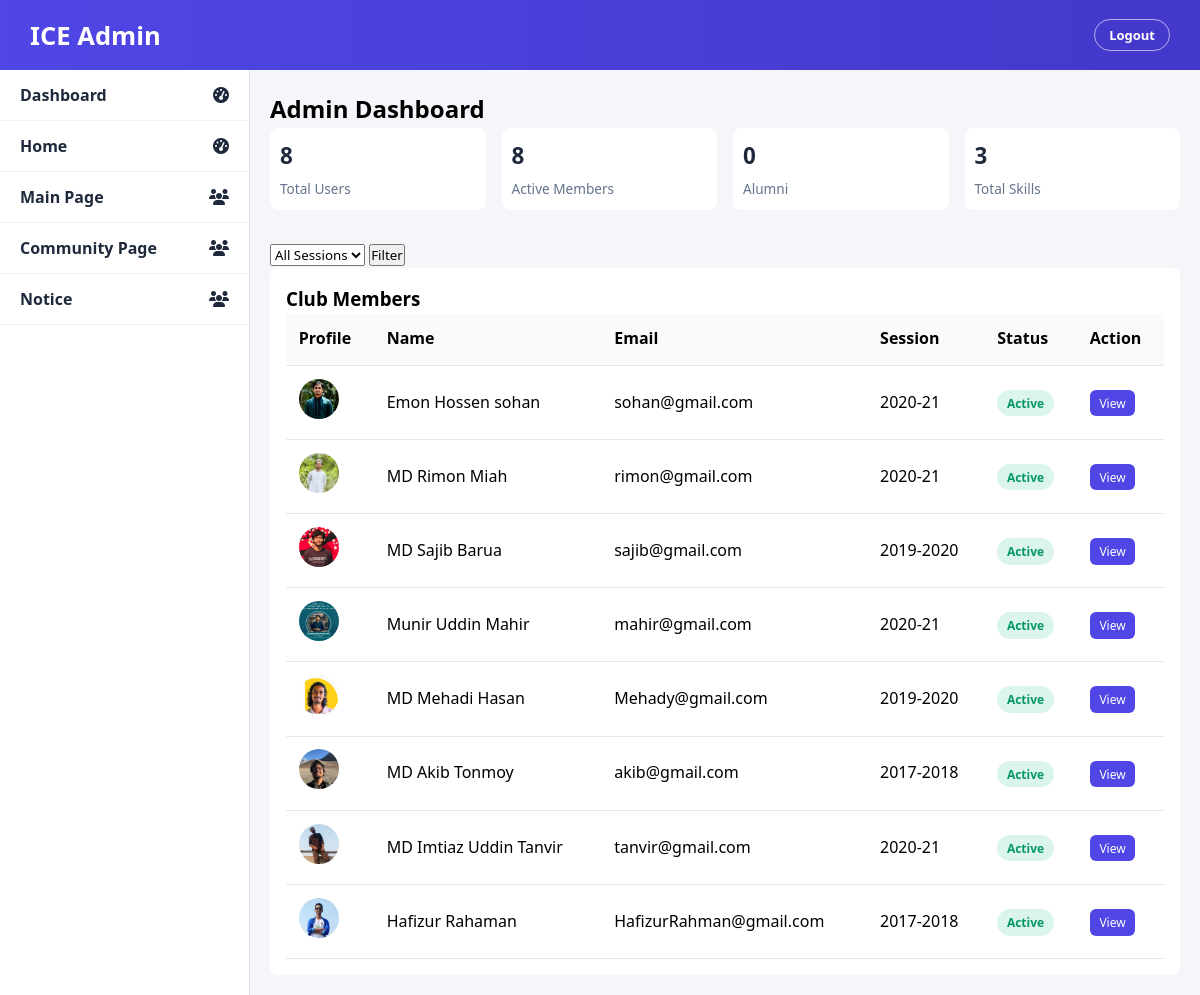
Page /admin_page on the earlier database version.
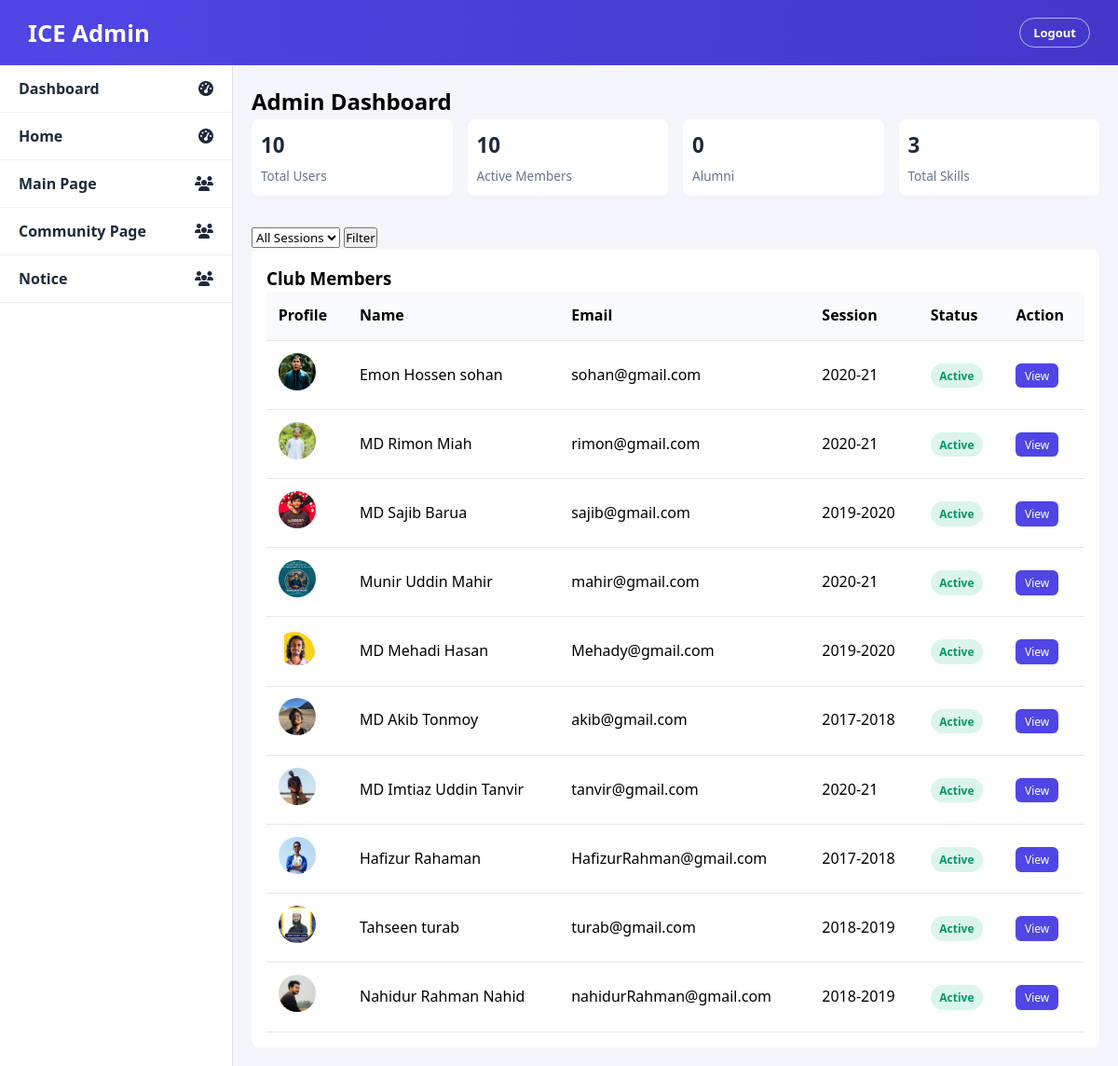
Same page on the later database version.
### Core/models.py (models this page shows, shortened)
class Member(models.Model):
    POSITION_CHOICES = [
        ('member','Member'),
        ('admin','Admin'),
        ('president','President'),
        ('vice_president','Vice President'),
        ('secretary','Secretary'),
    ]
    STATUS_CHOICES = [
        ('active','Active'),
        ('alumni','Alumni'),
    ]
    user = models.OneToOneField(get_user_model(), on_delete=models.CASCADE)
    student_id = models.CharField(max_length=100, unique=True)
    session = models.ForeignKey(Session, on_delete=models.CASCADE)
    department = models.CharField(max_length=100)
    position = models.CharField(max_length=20, choices=POSITION_CHOICES, default='member')
    skills = models.TextField(blank=True)
    bio = models.TextField(blank=True)
    github = models.URLField(blank=True)
    linkedin = models.URLField(blank=True)
    profile_picture = models.ImageField(upload_to='profile_pics/', default='default_profile.png')
    is_verified = models.BooleanField(default=False)
    status = models.CharField(max_length=10, choices=STATUS_CHOICES, default='active')
    joined_at = models.DateTimeField(auto_now_add=True)
    codeforces_handle = models.CharField(max_length=100, blank=True)
    codechef_handle = models.CharField(max_length=100, blank=True)
    atcoder_handle = models.CharField(max_length=100, blank=True)
    cf_rating = models.IntegerField(default=0)
    cc_rating = models.IntegerField(default=0)
    at_rating = models.IntegerField(default=0)

class CustomUser(AbstractBaseUser, PermissionsMixin):
    GENDER_CHOICES = [('M','Male'),('F','Female'),('O','Other')]
    name = models.CharField(max_length=100)
    email = models.EmailField(unique=True)
    phone_number = models.CharField(max_length=15, blank=True, null=True)
    gender = models.CharField(max_length=10, choices=GENDER_CHOICES, blank=True, null=True)
    birthday = models.DateField(blank=True, null=True)
    is_active = models.BooleanField(default=True)
    is_staff = models.BooleanField(default=False)
    date_joined = models.DateTimeField(auto_now_add=True)
    objects = CustomUserManager()
    USERNAME_FIELD = "email"
    REQUIRED_FIELDS = []

class Session(models.Model):
    year = models.CharField(max_length=100, unique=True)
    def __str__(self):
        return self.year

### Core/views.py (the view)
# urls.py: path('admin_page',views.admin_dashboard,name="admin_page"),
def admin_dashboard(request):
    form = MemberFilterForm(request.GET or None)
    members = Member.objects.select_related('user', 'session').all()
    if form.is_valid():
        session = form.cleaned_data.get('session')
        if session:
            members = members.filter(session=session)
    total_users = Member.objects.count()
    active_members = Member.objects.filter(user__is_active=True).count()
    alumni_count = Member.objects.filter(status='alumni').count()
    total_skills = UserSkill.objects.count()
    context = {
        'form': form,
        'members': members,
        'total_users': total_users,
        'active_members': active_members,
        'alumni_count': alumni_count,
        'total_skills': total_skills,
    }
    return render(request, 'deshboard/deshboard.html', context)

### Core/forms.py
class MemberFilterForm(forms.Form):
    session = forms.ModelChoiceField(
        queryset=Session.objects.all(),
        required=False,
        empty_label="All Sessions",
        widget=forms.Select(attrs={'class': 'filter-select'})
    )

### templates/deshboard/deshboard.html (shortened to what this page needs)
<!DOCTYPE html>
<html lang="en">
<head>
{% load static %}
<link rel="stylesheet" href="https://cdnjs.cloudflare.com/ajax/libs/font-awesome/6.4.0/css/all.min.css">
</head>
<body>
<div class="navbar">
    <h1>ICE Admin</h1>
    <div class="nav-actions">
        <a href="{% url 'logout' %}" class="nav-btn outline">Logout</a>
    </div>
</div>
<div class="layout">
    <aside class="sidebar">
        <a href="#" class="nav-item"><span>Dashboard</span><i class="fas fa-tachometer-alt"></i></a>
        <a href="{% url 'home'%}" class="nav-item"><span>Home</span><i class="fas fa-tachometer-alt"></i></a>
        <a href="{% url 'admin-main-page'%}" class="nav-item"><span>Main Page</span><i class="fas fa-users"></i></a>
        <a href="{% url 'admin_community'%}" class="nav-item"><span>Community Page</span><i class="fas fa-users"></i></a>
        <a href="{% url 'admin_notice_list'%}" class="nav-item"><span>Notice</span><i class="fas fa-users"></i></a>
    </aside>
    <main class="content">
        <h2>Admin Dashboard</h2>
        <div class="stats-grid">
            <div class="stat-block">
                <h3>{{ total_users }}</h3>
                <span>Total Users</span>
            </div>
            <div class="stat-block">
                <h3>{{ active_members }}</h3>
                <span>Active Members</span>
            </div>
            <div class="stat-block">
                <h3>{{ alumni_count }}</h3>
                <span>Alumni</span>
            </div>
            <div class="stat-block">
                <h3>{{ total_skills }}</h3>
                <span>Total Skills</span>
            </div>
        </div>
        <form method="get" class="filter-bar">
            {{ form.session }}
            <button type="submit">Filter</button>
        </form>
        <div class="table-container">
            <h3>Club Members</h3>
            <table>
                <thead>
                    <tr>
                        <th>Profile</th>
                        <th>Name</th>
                        <th>Email</th>
                        <th>Session</th>
                        <th>Status</th>
                        <th>Action</th>
                    </tr>
                </thead>
                <tbody>
                    {% for member in members %}
                    <tr>
                        <td>
                            <img src="{% if member.profile_picture %}{{ member.profile_picture.url }}{% else %}{% static 'images/default_avatar.png' %}{% endif %}" class="profile-img">
                        </td>
                        <td>{{ member.user.name }}</td>
                        <td>{{ member.user.email }}</td>
                        <td>{{ member.session.year }}</td>
                        <td>
                            <span class="status {% if member.status == 'active' %}active{% else %}alumni{% endif %}">
                                {{ member.status|capfirst }}
                            </span>
                        </td>
                        <td>
                            <a href="{% url 'admin_user_detail' member.user_id %}" class="view-btn">View</a>
                        </td>
                    </tr>
                    {% empty %}
                    <tr>
                        <td colspan="6" style="text-align:center; color:#64748b;">No members found.</td>
                    </tr>
                    {% endfor %}
                </tbody>
            </table>
        </div>
    </main>
</div>
</body>
</html>

Differences in the rows shown:
added Member: profile_picture (picture), user.name "Tahseen turab", user.email "turab@gmail.com", session.year "2018-2019", status "Active"
added Member: profile_picture (picture), user.name "Nahidur Rahman Nahid", user.email "nahidurRahman@gmail.com", session.year "2018-2019", status "Active"
Other differences:
{{ total_users }}: "8" → "10"
{{ active_members }}: "8" → "10"
